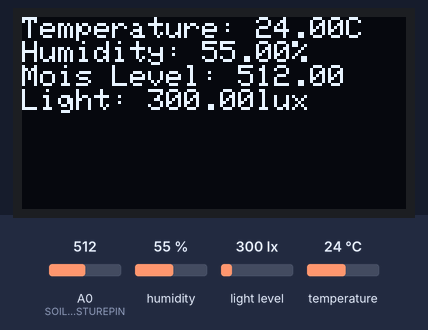
This sketch was run on a simulated Arduino Uno, built with avr-gcc and run on an emulated ATmega328P. Shown: 128×64 one-colour display. The inputs (shaded band) are chosen by the test bench; at power-on: light level 300 lx, A0 (SOILMOISTUREPIN) = 512, humidity 55 %, temperature 24 °C. What the sketch prints to the serial monitor is not drawn.

Above: at 3.2 s.
3.3 s: light level set to 40 lx
At 4.3 s:
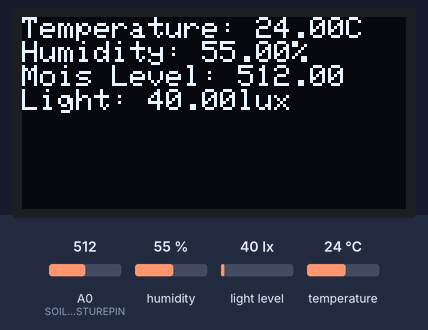
4.9 s: A0 (SOILMOISTUREPIN) set to 110
At 5.9 s:
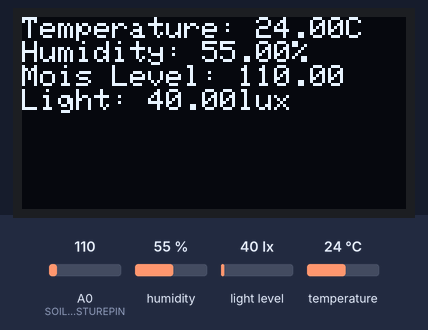
6.5 s: A0 (SOILMOISTUREPIN) set to 93
At 7.5 s:
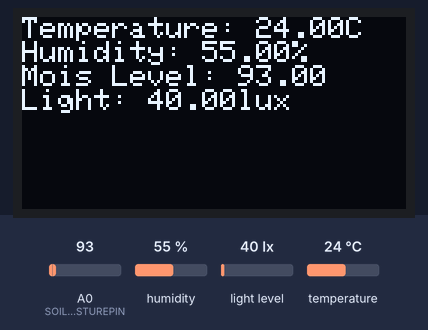
8.1 s: humidity set to 22 %
At 8.9 s:
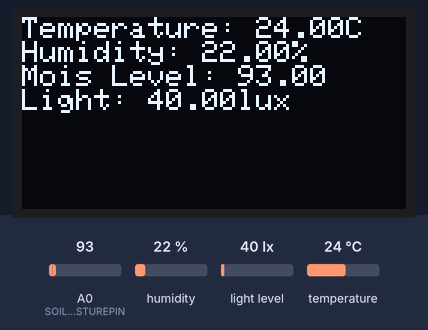
10.1 s: light level set to 500 lx
At 11.2 s:
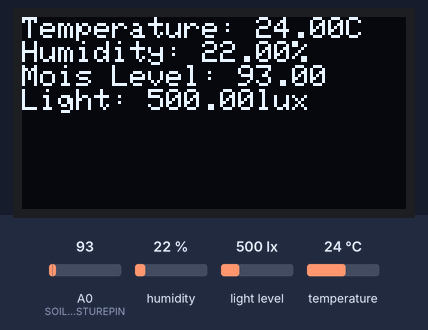
11.7 s: temperature set to 12 °C
At 13.9 s:
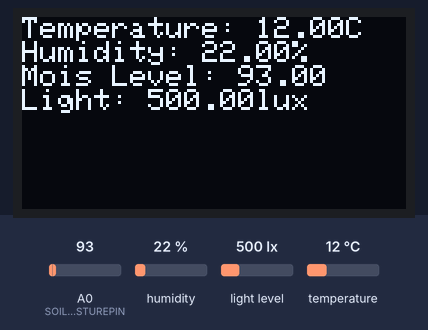
Timing chart, 0 to 15.3 s (numbered marks = the images above; inputs shaded):
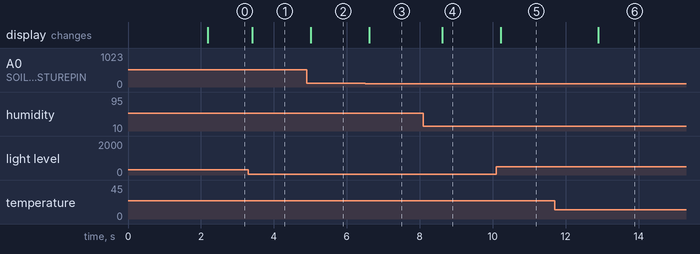

Measured:
- after the input at 3.3 s, the display: changes after 0.10 s (image 1)
- after the input at 4.9 s, the display: changes after 0.11 s (image 2)
- after the input at 6.5 s, the display: changes after 0.12 s (image 3)
- after the input at 8.1 s, the display: changes after 0.52 s (image 4)
- after the input at 10.1 s, the display: changes after 0.12 s (image 5)
- after the input at 11.7 s, the display: changes after 1.2 s (image 6)

The sketch:

PlantMonitor.ino
```cpp
//Include The Necessary Libraries

#include <Wire.h>
#include <BH1750.h>
#include <DHT.h>
#include <Adafruit_SSD1306.h>
#include <Adafruit_GFX.h>

//Define The Pins

//DHT SENSOR

#define DHTPIN 2
#define DHTTYPE DHT11
DHT dht(DHTPIN, DHTTYPE);

//SOIL MOISTURE SENSOR

#define SOILMOISTUREPIN A0

//LIGHT SENSOR BH1750

BH1750 lightMeter(0x23);

//OLED DISPLAY
//A4(SDA) A5(SCL)
#define SCREEN_WIDTH 128
#define SCREEN_HEIGHT 64
#define OLED_RESET    -1
#define SCREEN_ADDRESS 0x3C
Adafruit_SSD1306 display(SCREEN_WIDTH, SCREEN_HEIGHT, &Wire, OLED_RESET);


void setup() {
  // put your setup code here, to run once:
  //Initialize Serial Monitor
  Serial.begin(9600);

  //Initialize Sensors

  dht.begin();
  Wire.begin();

  if(lightMeter.begin(BH1750::CONTINUOUS_HIGH_RES_MODE)){
    Serial.println(F("BH1750 Advanced Begin"));
  } else {
    Serial.println(F("Error initializing BH1750"));
  }

  //Initialize OLED

  if(!display.begin(SSD1306_SWITCHCAPVCC, SCREEN_ADDRESS)){
    Serial.println(F("SSD1306 allocation failed"));
    for(;;);
  }


  //clear buffer
  display.clearDisplay();
  display.println("Sensors Initizalized");
  display.display();
  delay(2000);

}

void loop() {
  // put your main code here, to run repeatedly:
  //Read Temperature and Humidity from DHT

  //temperature read
  float temperature = dht.readTemperature();
  if (isnan(temperature)){

    Serial.println(F("Error reading temperature"));
  } else {

    Serial.print(F("Temperature is: "));
    Serial.print(temperature);
    Serial.print(F(" degrees celcius"));

  }

  //now read humidity

  float humidity = dht.readHumidity();
  if (isnan(humidity)){

    Serial.println(F("Error reading humidity"));
  } else {

    Serial.print(F("Humidity is: "));
    Serial.print(humidity);
    Serial.print(F("%"));

  }


  //Read Soil Moisture

  float soilMoisture = analogRead(SOILMOISTUREPIN);
  Serial.print("The soil moisture is currently: ");
  Serial.print(soilMoisture);


  //Read Light Intensity From BH1750

float lightLevel = lightMeter.readLightLevel();
  if(lightMeter.measurementReady()){


    Serial.print("Light Level is currently: ");
    Serial.print(lightLevel);
    Serial.print(" lux");

  }


  //Print Values to Serial Monitor for Testing

  //Display On OLED

  display.clearDisplay();

  //set text size
  display.setTextSize(1);
  display.setTextColor(SSD1306_WHITE);
  display.setCursor(0, 0);

  //display temperature
  display.print("Temperature: ");
  display.print(temperature);
  display.print("C");

  //display humidity
  display.println("");
  display.print("Humidity: ");
  display.print(humidity);
  display.print("%");

  //display moisture
  display.println("");
  display.print("Mois Level: ");
  display.print(soilMoisture);

  //display light level
  display.println("");
  display.print("Light: ");
  display.print(lightLevel);
  display.print("lux");

  display.display();


}
```
